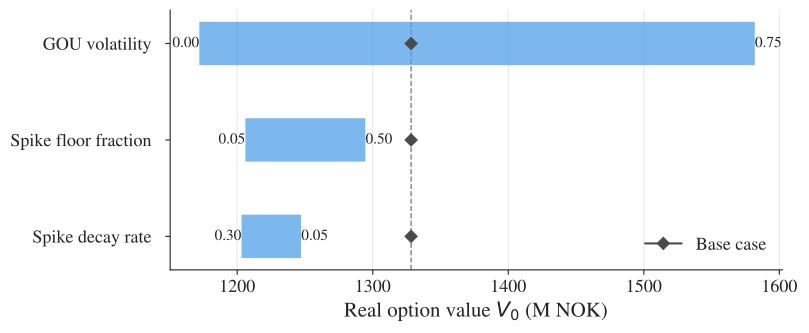

Reproduce this figure in Python.
"""
Tornado plot — ROA sensitivity analysis for PSH Concept 1.

Reads V0 (joint, full_GRnone) from the JSON files produced by
run_roa_sensitivity.py and draws a horizontal bar chart sorted
by sensitivity magnitude. Baseline from BESS/PSH_optimized_results_concept1.csv run.
"""

import json
import sys
from pathlib import Path

import numpy as np
import matplotlib.pyplot as plt

SCRIPT_DIR = Path(__file__).parent
REPO_ROOT  = SCRIPT_DIR.parent.parent.parent
sys.path.insert(0, str(REPO_ROOT))
from thesis_style import COLORS, apply_style

apply_style()

# ---------------------------------------------------------------------------
# Configuration
# ---------------------------------------------------------------------------
RESULTS_DIR   = SCRIPT_DIR / "results"
BASELINE_PATH = RESULTS_DIR / "baseline.json"

# Map JSON stem -> (parameter label, value label shown on bar end)
SCENARIO_MAP = {
    "spike_decay_0.05":  ("Spike decay rate",     "0.05"),
    "spike_decay_0.30":  ("Spike decay rate",     "0.30"),
    "spike_floor_0.05":  ("Spike floor fraction", "0.05"),
    "spike_floor_0.50":  ("Spike floor fraction", "0.50"),
    "price_drift_0.00":  ("GOU volatility",       "0.00"),
    "price_drift_0.75":  ("GOU volatility",       "0.75"),
}

# Low / high value label for each parameter (determines bar direction)
PARAM_ENDS = {
    "Spike decay rate":     ("0.05", "0.30"),
    "Spike floor fraction": ("0.05", "0.50"),
    "GOU volatility":       ("0.00", "0.75"),
}

# ---------------------------------------------------------------------------
# Load V0 values
# ---------------------------------------------------------------------------
def _v0_mnok(path: Path) -> float:
    with open(path) as f:
        d = json.load(f)
    return d["scenarios"]["full_GRnone"]["runs"]["joint"]["V0_stoptime"] / 1e6

raw: dict[str, dict[str, float]] = {}
for stem, (param, val_label) in SCENARIO_MAP.items():
    p = RESULTS_DIR / f"{stem}.json"
    if not p.exists():
        print(f"  WARNING: {p.name} not found — skipped.")
        continue
    raw.setdefault(param, {})[val_label] = _v0_mnok(p)

baseline: float | None = None
if BASELINE_PATH is not None and Path(BASELINE_PATH).exists():
    baseline = _v0_mnok(Path(BASELINE_PATH))
    print(f"Baseline V0 = {baseline:.2f} MNOK")
else:
    print("  WARNING: baseline JSON not found — no reference line.")

# ---------------------------------------------------------------------------
# Build per-parameter (low_v0, high_v0) pairs and sort by range
# ---------------------------------------------------------------------------
data = {}
for param, (lbl_low, lbl_high) in PARAM_ENDS.items():
    vals = raw.get(param, {})
    if lbl_low not in vals or lbl_high not in vals:
        continue
    data[param] = {
        "low_v0":     vals[lbl_low],
        "high_v0":    vals[lbl_high],
        "low_label":  lbl_low,
        "high_label": lbl_high,
    }

params = sorted(
    data.keys(),
    key=lambda p: abs(data[p]["high_v0"] - data[p]["low_v0"]),
    reverse=True,
)

y = np.arange(len(params))

# ---------------------------------------------------------------------------
# Plot
# ---------------------------------------------------------------------------
fig, ax = plt.subplots(figsize=(10, max(3.5, len(params) * 1.2)))

BAR_H = 0.45

for i, p in enumerate(params):
    low_v  = data[p]["low_v0"]
    high_v = data[p]["high_v0"]
    xmin   = min(low_v, high_v)
    xmax   = max(low_v, high_v)

    ax.barh(i, xmax - xmin, left=xmin, height=BAR_H,
            color=COLORS["main"], alpha=0.75, zorder=2)

    # Place each parameter value label at the end of the bar it actually produced.
    left_label  = data[p]["low_label"]  if low_v <= high_v else data[p]["high_label"]
    right_label = data[p]["high_label"] if low_v <= high_v else data[p]["low_label"]

    pad = 0.15
    ax.text(xmin - pad, i, left_label,  ha="right", va="center", fontsize=11)
    ax.text(xmax + pad, i, right_label, ha="left",  va="center", fontsize=11)

    if baseline is not None:
        ax.plot(baseline, i, marker="D", color=COLORS["neutral"],
                markersize=6, zorder=4,
                label="Base case" if i == 0 else "")

if baseline is not None:
    ax.axvline(baseline, color=COLORS["neutral"], lw=1.0,
               linestyle="--", alpha=0.7, zorder=1)
    ax.legend(loc="lower right", frameon=False)

ax.set_yticks(y)
ax.set_yticklabels(params)
ax.invert_yaxis()
ax.set_xlabel("Real option value $V_0$ (M NOK)")
ax.grid(axis="x", zorder=0)
ax.set_axisbelow(True)
ax.tick_params(axis="y", pad=10)

# Small padding to the left of the lowest bar value
all_low = min(min(d["low_v0"], d["high_v0"]) for d in data.values())
x_lo, x_hi = ax.get_xlim()
ax.set_xlim(all_low - 0.05 * (x_hi - all_low), x_hi)

plt.tight_layout()
plt.subplots_adjust(left=0.35)

out = SCRIPT_DIR / "tornado_plot.pdf"
plt.savefig(out, bbox_inches="tight")
plt.close()
print(f"Saved {out}")
